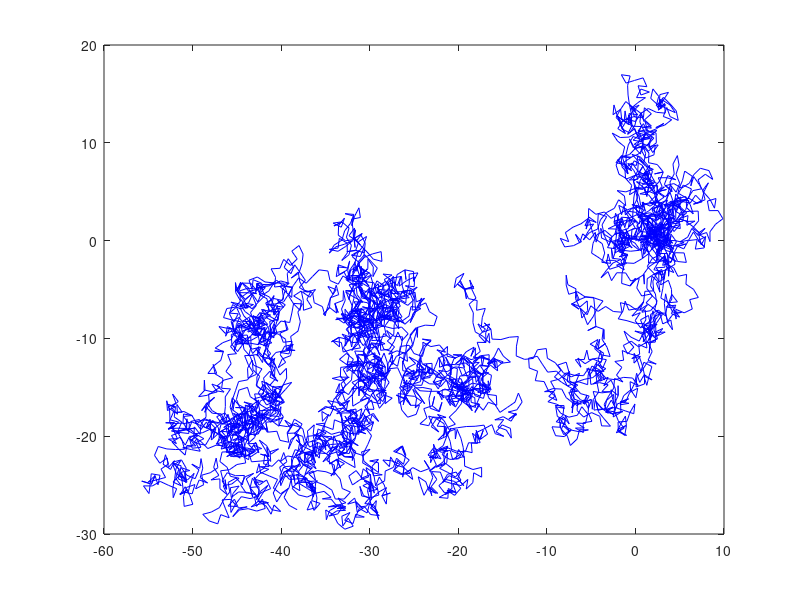

MATLAB code to generate this figure:
%random walk in 2D
clear all;
close all;
%number of steps
N = 5000;
%beginning point 
x(1) = 0 ;
y(1) = 0;

for i = 1:N
    
	theta = 2*pi*rand();
	r=1;
    %random movement
	dx = r*cos(theta);
	dy = r*sin(theta);

	x(i+1) = x(i) + dx;
	y(i+1) = y(i) + dy;

end

plot(x,y,'b-');